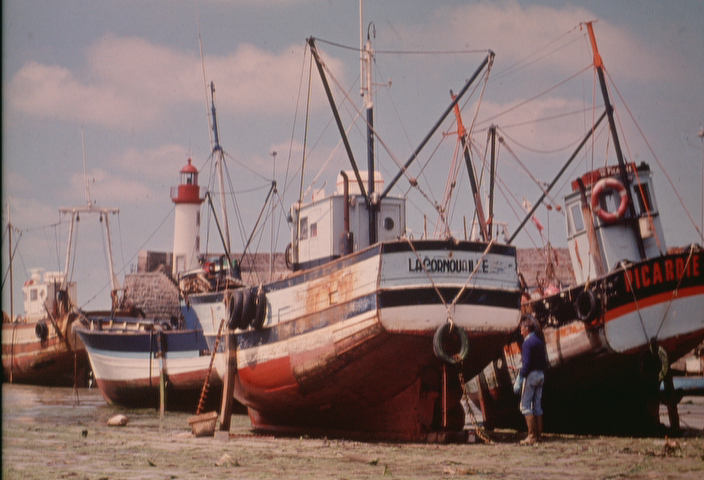
%> input picture data/boatsRgb.tif, 704 x 480 px
$ octave practice08_2_ip.m   (GNU Octave 9; MATLAB toolbox functions it lacks are replaced by stand-ins)
%> lines starting %> are read from the running program, lines starting %| are printed output that depends on the picture
% practice08_2.m
%
% $Id: practice08_2_ip.m,v 1.4 2007/11/21 00:10:53 sho Exp $
%
% Copyright (C) 2005-2015 Shogo MURAMATSU, All rights reserved
%

%% 2-D FFT点数（高さ、幅）
sizeFft = [1024 1024];

%% モノクロ画像の読込と表示
pictureGray = rgb2gray(imread('./data/boatsRgb.tif'));
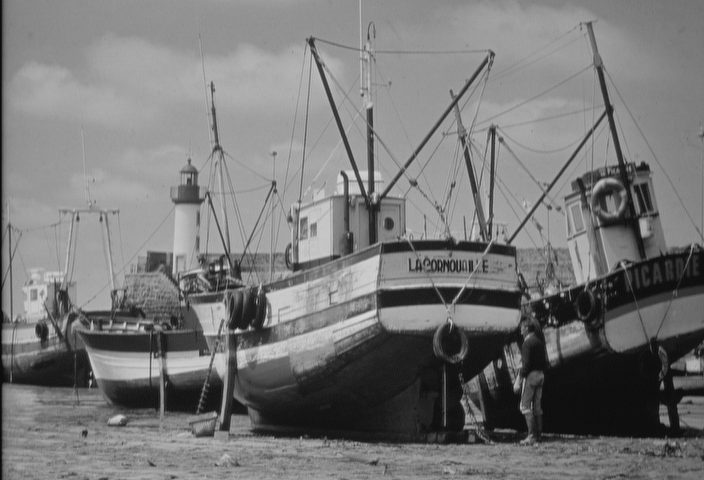
%> pictureGray: size 480x704 uint8; min 7, max 220, mean 120
figure(1)
imshow(pictureGray)

%% 2-D FFTの計算
freqChar2d = fftshift(fft2(im2double(pictureGray),...
    sizeFft(1),sizeFft(2)));

%% 振幅特性の表示（累乗則変換を利用）
figure(2)
magnitude = abs(freqChar2d);
imshow(imadjust(magnitude/max(magnitude(:)),[],[],0.1))
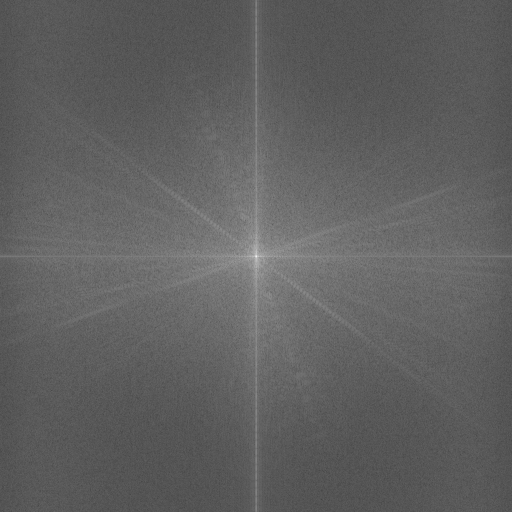
%> displayed picture: size 1024x1024, on the screen's scale of 0 to 255 (shown at 1/2 size); min 48, max 255, mean 95.9
%freqz2(freqChar2d);

%% 位相特性の表示（0[rad]を中間輝度値とする）
figure(3)
phase = angle(freqChar2d);
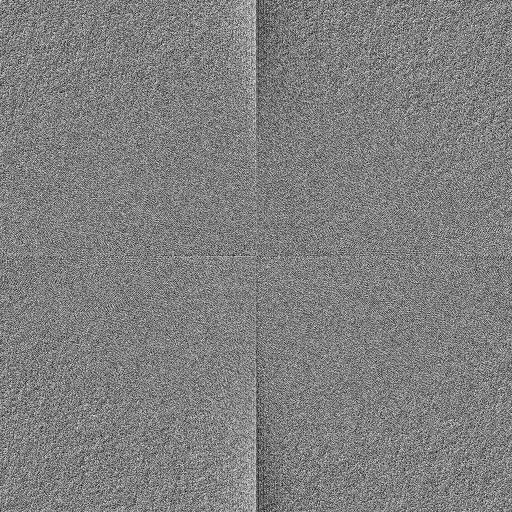
%> phase: size 1024x1024 double (shown at 1/2 size); min -3.14, max 3.14, mean 5.99e-06; drawn with min black and max white
imshow((phase+pi)/(2*pi))

% end of practice08_2.m

$ run again, with data/barbaraFaceRgb.tif copied over data/boatsRgb.tif
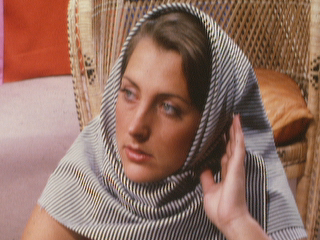
%> input picture data/barbaraFaceRgb.tif, 320 x 240 px
%> `imshow(imadjust(magnitude/max(magnitude(:)),[],[],0.1))`:
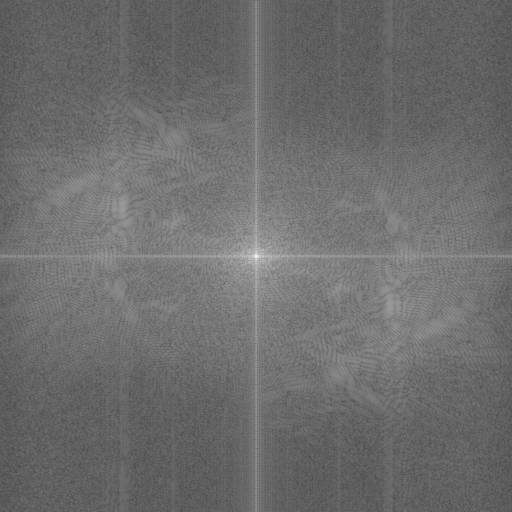
%> displayed picture: size 1024x1024, on the screen's scale of 0 to 255 (shown at 1/2 size); min 51, max 255, mean 108.6
%> `phase = angle(freqChar2d);`:
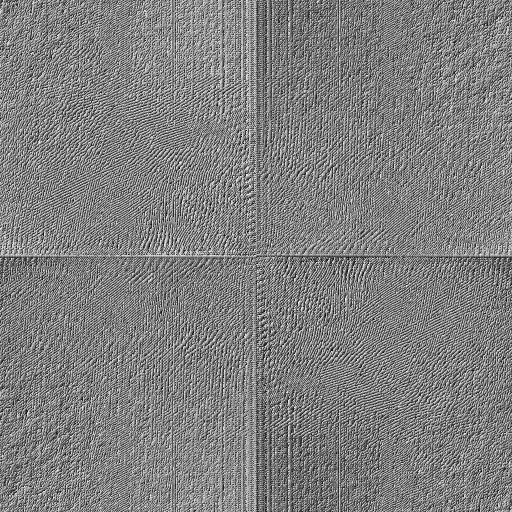
%> phase: size 1024x1024 double (shown at 1/2 size); min -3.14, max 3.14, mean 3e-06; drawn with min black and max white

$ run again, with data/barbaraRgb.tif copied over data/boatsRgb.tif
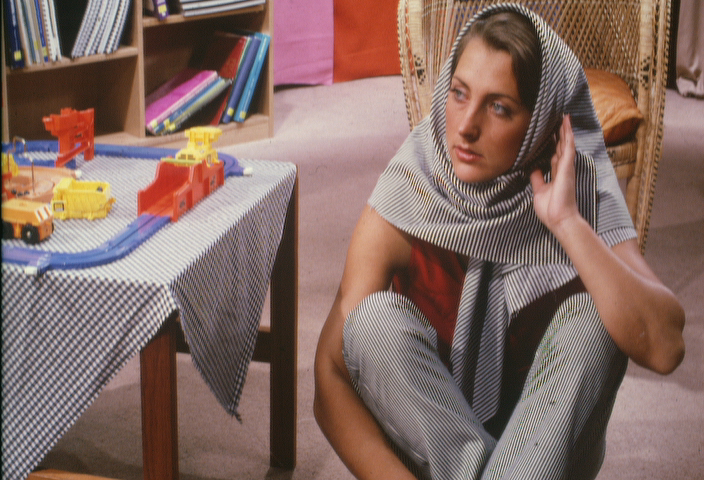
%> input picture data/barbaraRgb.tif, 704 x 480 px
%> `imshow(imadjust(magnitude/max(magnitude(:)),[],[],0.1))`:
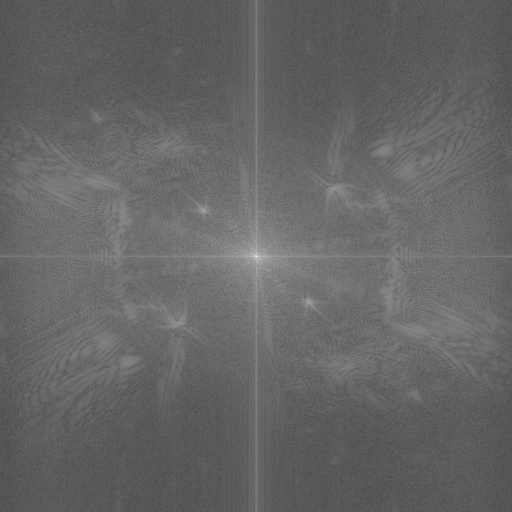
%> displayed picture: size 1024x1024, on the screen's scale of 0 to 255 (shown at 1/2 size); min 48, max 255, mean 100.8
%> `phase = angle(freqChar2d);`:
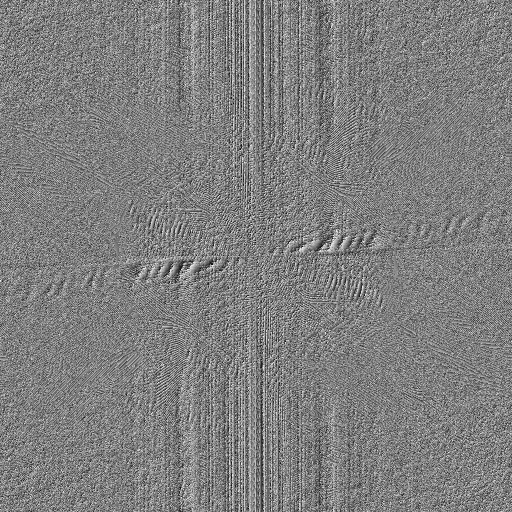
%> phase: size 1024x1024 double (shown at 1/2 size); min -3.14, max 3.14, mean 3e-06; drawn with min black and max white
